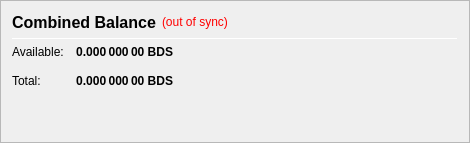
                   <widget class="QFrame" name="frame_CombinedBalances">
                    <property name="minimumSize">
                     <size>
                      <width>470</width>
                      <height>0</height>
                     </size>
                    </property>
                    <property name="frameShape">
                     <enum>QFrame::StyledPanel</enum>
                    </property>
                    <property name="frameShadow">
                     <enum>QFrame::Raised</enum>
                    </property>
                    <layout class="QVBoxLayout" name="verticalLayout_5">
                     <item>
                      <layout class="QHBoxLayout" name="horizontalLayout_5" stretch="0,0,0">
                       <item>
                        <widget class="QLabel" name="label_5z">
                         <property name="minimumSize">
                          <size>
                           <width>0</width>
                           <height>20</height>
                          </size>
                         </property>
                         <property name="font">
                          <font>
                           <pointsize>12</pointsize>
                           <weight>75</weight>
                           <bold>true</bold>
                          </font>
                         </property>
                         <property name="toolTip">
                          <string>Combined Balance (including unconfirmed and immature coins)</string>
                         </property>
                         <property name="text">
                          <string>Combined Balance</string>
                         </property>
                        </widget>
                       </item>
                       <item>
                        <widget class="QLabel" name="labelWalletStatus">
                         <property name="cursor">
                          <cursorShape>WhatsThisCursor</cursorShape>
                         </property>
                         <property name="toolTip">
                          <string>The displayed information may be out of date. Your wallet automatically synchronizes with the BDS network after a connection is established, but this process has not completed yet.</string>
                         </property>
                         <property name="styleSheet">
                          <string notr="true">QLabel { color: red; }</string>
                         </property>
                         <property name="text">
                          <string notr="true">(out of sync)</string>
                         </property>
                         <property name="alignment">
                          <set>Qt::AlignLeading|Qt::AlignLeft|Qt::AlignVCenter</set>
                         </property>
                        </widget>
                       </item>
                       <item>
                        <spacer name="horizontalSpacer_1">
                         <property name="orientation">
                          <enum>Qt::Horizontal</enum>
                         </property>
                         <property name="sizeHint" stdset="0">
                          <size>
                           <width>40</width>
                           <height>20</height>
                          </size>
                         </property>
                        </spacer>
                       </item>
                      </layout>
                     </item>
                     <item>
                      <widget class="Line" name="line_CombinedBalance">
                       <property name="minimumSize">
                        <size>
                         <width>0</width>
                         <height>1</height>
                        </size>
                       </property>
                       <property name="maximumSize">
                        <size>
                         <width>16777215</width>
                         <height>1</height>
                        </size>
                       </property>
                       <property name="orientation">
                        <enum>Qt::Horizontal</enum>
                       </property>
                      </widget>
                     </item>
                     <item>
                      <layout class="QGridLayout" name="gridLayout_3">
                       <property name="spacing">
                        <number>12</number>
                       </property>
                       <item row="1" column="0">
                        <widget class="QLabel" name="labelBalanceTextz">
                         <property name="text">
                          <string>Available:</string>
                         </property>
                        </widget>
                       </item>
                       <item row="1" column="1">
                        <widget class="QLabel" name="labelBalancez">
                         <property name="font">
                          <font>
                           <weight>75</weight>
                           <bold>true</bold>
                          </font>
                         </property>
                         <property name="cursor">
                          <cursorShape>IBeamCursor</cursorShape>
                         </property>
                         <property name="toolTip">
                          <string>Your current spendable balance</string>
                         </property>
                         <property name="text">
                          <string notr="true">0.000 000 00 BDS</string>
                         </property>
                         <property name="alignment">
                          <set>Qt::AlignRight|Qt::AlignTrailing|Qt::AlignVCenter</set>
                         </property>
                         <property name="textInteractionFlags">
                          <set>Qt::LinksAccessibleByMouse|Qt::TextSelectableByKeyboard|Qt::TextSelectableByMouse</set>
                         </property>
                        </widget>
                       </item>
                       <item row="2" column="0">
                        <widget class="QLabel" name="labelTotalTextz">
                         <property name="text">
                          <string>Total:</string>
                         </property>
                        </widget>
                       </item>
                       <item row="2" column="1">
                        <widget class="QLabel" name="labelTotalz">
                         <property name="font">
                          <font>
                           <weight>75</weight>
                           <bold>true</bold>
                          </font>
                         </property>
                         <property name="cursor">
                          <cursorShape>IBeamCursor</cursorShape>
                         </property>
                         <property name="toolTip">
                          <string>Total Balance, including all unavailable coins.</string>
                         </property>
                         <property name="text">
                          <string notr="true">0.000 000 00 BDS</string>
                         </property>
                         <property name="alignment">
                          <set>Qt::AlignRight|Qt::AlignTrailing|Qt::AlignVCenter</set>
                         </property>
                         <property name="textInteractionFlags">
                          <set>Qt::LinksAccessibleByMouse|Qt::TextSelectableByKeyboard|Qt::TextSelectableByMouse</set>
                         </property>
                        </widget>
                       </item>
                       <item row="2" column="3">
                        <spacer name="horizontalSpacer_2">
                         <property name="orientation">
                          <enum>Qt::Horizontal</enum>
                         </property>
                         <property name="sizeHint" stdset="0">
                          <size>
                           <width>40</width>
                           <height>20</height>
                          </size>
                         </property>
                        </spacer>
                       </item>
                      </layout>
                     </item>
                     <item>
                      <spacer name="verticalSpacer_1">
                       <property name="orientation">
                        <enum>Qt::Vertical</enum>
                       </property>
                       <property name="sizeHint" stdset="0">
                        <size>
                         <width>20</width>
                         <height>40</height>
                        </size>
                       </property>
                      </spacer>
                     </item>
                    </layout>
                   </widget>
